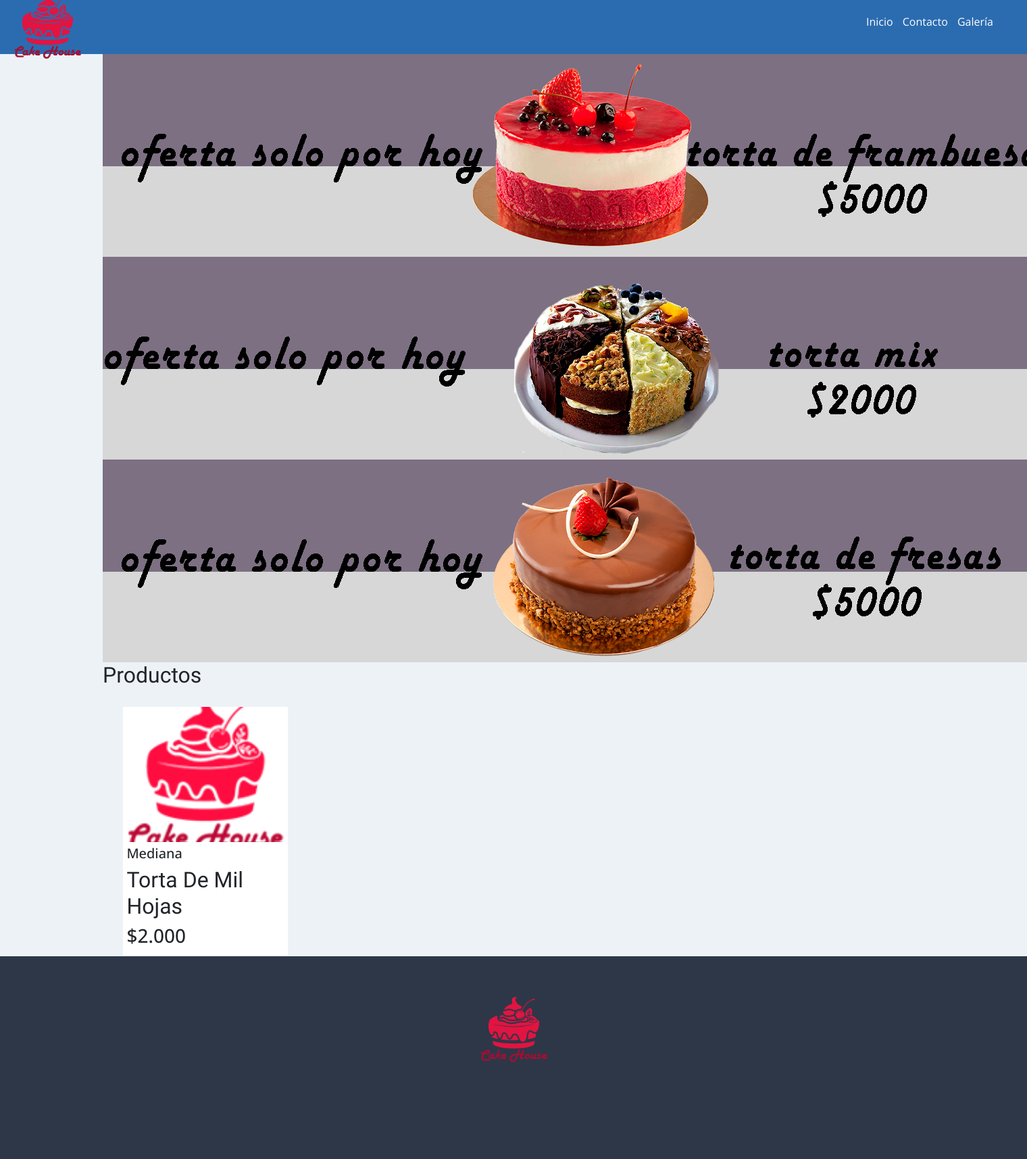
Before: / with the older database file.
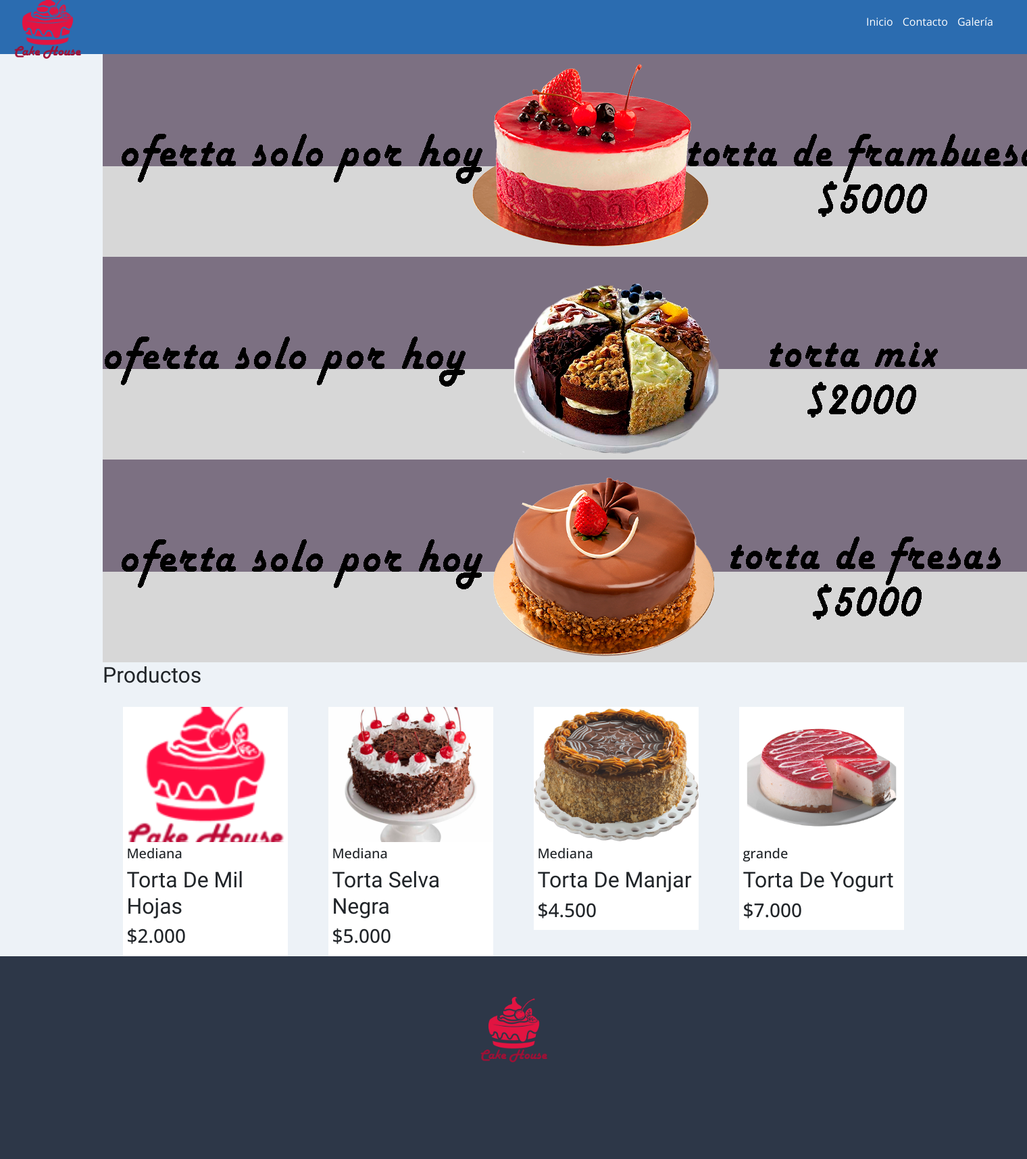
After: the same page with the newer database file.
### app/models.py (models this page shows, shortened)
class Producto(models.Model):
    nombre = models.CharField(max_length=50)
    precio = models.IntegerField()
    descripcion = models.TextField()
    nuevo = models.BooleanField()
    tipo = models.ForeignKey(Tipo, on_delete=models.PROTECT)
    imagen = models.ImageField(upload_to="productos", null=True)

class Tipo(models.Model):
    nombre = models.CharField(max_length=50)
    def __str__(self):
        return self.nombre

### app/views.py (the view)
# urls.py: 2. Add a URL to urlpatterns:  path('', views.home, name='home')
def home(request):
        productos = Producto.objects.all()
        data = {
                'productos': productos
        }
        return render(request, 'app/home.html', data)

### app/templates/app/home.html (shortened to what this page needs)
{%extends 'app/base.html'%}
{% load static %}
{%block css%}
<link rel="stylesheet" href="https://cdn.jsdelivr.net/bxslider/4.2.12/jquery.bxslider.css">
{% endblock %}
{% block contenido %}
<div class="slider">
    <div>
        <img src="{% static 'app/img/banner/1.png' %}" alt="">
    </div>
    <div>
        <img src="{% static 'app/img/banner/2.png' %}" alt="">
    </div>
    <div>
        <img src="{% static 'app/img/banner/3.png' %}" alt="">
    </div>
</div>
{%load humanize%}
<h2>Productos</h2>
<div class="productos">
    {% for p in productos %}
    <div class="producto">
        <div class="contenedor_producto">
            {% if p.imagen %}
            <img src="{{p.imagen.url}}" alt="imagen producto">
            {%endif%}
                <div class="detalle">
                <h5>{{p.tipo}}</h5>
                <h2>{{p.nombre | title }}</h2>
                <h3>${{p.precio| intcomma}} </h3>
            </div>
        </div>
    </div>
    {% endfor %}
</div>
{% endblock %}

### app/templates/app/base.html (shortened to what this page needs)
<!DOCTYPE html>
<html lang="es">
<head>
    {% load static %}
    <link href="https://cdn.jsdelivr.net/npm/bootstrap@5.0.2/dist/css/bootstrap.min.css" rel="stylesheet">
    {% block css %}
    {% endblock %}
    <link rel="stylesheet" href="{% static 'app/css/estilos.css' %}">
</head>
<body>
    <header id="header">
        <div class="contenedor_logo">
            <img  class="logo"  src="{% static 'app/img/logo.png'%}" alt="logo">
        </div>
        <div>
            <nav id="nav">
                <ul>
                    <li>
                        <a href="{% url 'home' %}"> Inicio </a>
                    </li>
                    <li>
                        <a href="{% url 'contacto' %}">Contacto</a>
                    </li>
                    <li><a href="{% url 'galeria' %}">Galería</a></li>
                </ul>
            </nav>
        </div>
    </header>
    <div id="contenido">
        {% block contenido %}
        {% endblock %}
    </div>
    <footer>
        <div class="logo_footer">
            <img src="{% static 'app/img/logo.png'%}" alt="logo">
        </div>
    </footer>
</body>
</html>

### app/static/app/css/estilos.css (style rules this page uses)
* { margin:0; padding:0; }
body { background-color:#EDF2F7; font-family: 'Open Sans', sans-serif; }
h1,h2 { font-family: 'Balsamiq Sans', cursive; }
header { width: 100%; height: 80px; background-color: #2B6CB0; display: flex; justify-content: space-between; }
header > div { width: 50%; }
.contenedor_logo { display: flex; align-items: center; }
.logo { width: 100px; margin-left: 20px; }
nav { display: flex; justify-content: flex-end; align-items: center; height: 100%; }
nav > ul { margin-right: 50px; }
nav > ul > li { display: inline; margin-left: 10px; }
nav a { color:white; text-decoration: none; }
#contenido { width: 80%; margin:auto; max-width: 1280px; min-height: 100vh; }
.productos { display: flex; flex-wrap: wrap; }
.producto { width: 25%; margin-top: 20px; }
.producto img { width: 100%; height: 200px; object-fit: cover; }
.producto .detalle { padding: 5px; }
.producto .contenedor_producto { background-color: white; width: 80%; margin: auto; }
footer { width: 100%; height: 300px; background-color: #2D3748; }
footer > .logo_footer { display: flex; justify-content: center; align-items: center; height: calc(100% - 80px); }
footer > .logo_footer > img { width: 100px; }

Changed rows visible on the page:
added Producto: imagen (picture), tipo "Mediana", nombre "Torta Selva Negra", precio "5.000"
added Producto: imagen (picture), tipo "Mediana", nombre "Torta De Manjar", precio "4.500"
added Producto: imagen (picture), tipo "grande", nombre "Torta De Yogurt", precio "7.000"
